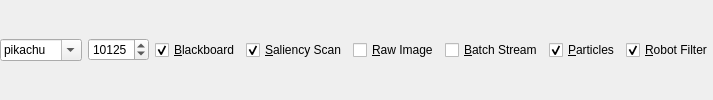
<?xml version="1.0" encoding="UTF-8"?>
<ui version="4.0">
 <class>ConnectionBar</class>
 <widget class="QDockWidget" name="ConnectionBar">
  <property name="allowedAreas">
   <set>Qt::BottomDockWidgetArea|Qt::TopDockWidgetArea</set>
  </property>
  <property name="windowTitle">
   <string>Connect to ...</string>
  </property>
  <widget class="QWidget" name="connectionBarContents">
   <layout class="QHBoxLayout" name="horizontalLayout">
    <property name="margin">
     <number>0</number>
    </property>
    <item>
     <widget class="QComboBox" name="cbHost">
      <property name="toolTip">
       <string>Hostname or IP to connect to</string>
      </property>
      <property name="editable">
       <bool>true</bool>
      </property>
      <item>
       <property name="text">
        <string>pikachu</string>
       </property>
      </item>
      <item>
       <property name="text">
        <string>ditto</string>
       </property>
      </item>
      <item>
       <property name="text">
        <string>eevee</string>
       </property>
      </item>
      <item>
       <property name="text">
        <string>rapidash</string>
       </property>
      </item>
      <item>
       <property name="text">
        <string>abra</string>
       </property>
      </item>
      <item>
       <property name="text">
        <string>mew</string>
       </property>
      </item>
      <item>
       <property name="text">
        <string>apollo</string>
       </property>
      </item>
      <item>
       <property name="text">
        <string>athena</string>
       </property>
      </item>
      <item>
       <property name="text">
        <string>r2d2</string>
       </property>
      </item>
      <item>
       <property name="text">
        <string>han</string>
       </property>
      </item>
      <item>
       <property name="text">
        <string>rey</string>
       </property>
      </item>
      <item>
       <property name="text">
        <string>yoda</string>
       </property>
      </item>
      <item>
       <property name="text">
        <string>bb8</string>
       </property>
      </item>
      <item>
       <property name="text">
        <string>chewie</string>
       </property>
      </item>
      <item>
       <property name="text">
        <string>tyr</string>
       </property>
      </item>
      <item>
       <property name="text">
        <string>freya</string>
       </property>
      </item>
      <item>
       <property name="text">
        <string>loki</string>
       </property>
      </item>
      <item>
       <property name="text">
        <string>odin</string>
       </property>
      </item>
      <item>
       <property name="text">
        <string>thor</string>
       </property>
      </item>
      <item>
       <property name="text">
        <string>yoshi</string>
       </property>
      </item>
      <item>
       <property name="text">
        <string>toad</string>
       </property>
      </item>
      <item>
       <property name="text">
        <string>mario</string>
       </property>
      </item>
      <item>
       <property name="text">
        <string>starbuck</string>
       </property>
      </item>
      <item>
       <property name="text">
        <string>helo</string>
       </property>
      </item>
      <item>
       <property name="text">
        <string>gill</string>
       </property>
      </item>
      <item>
       <property name="text">
        <string>nemo</string>
       </property>
      </item>
      <item>
       <property name="text">
        <string>pearl</string>
       </property>
      </item>
      <item>
       <property name="text">
        <string>bruce</string>
       </property>
      </item>
      <item>
       <property name="text">
        <string>dory</string>
       </property>
      </item>
      <item>
       <property name="text">
        <string>squirt</string>
       </property>
      </item>
      <item>
       <property name="text">
        <string>aragorn</string>
       </property>
      </item>
      <item>
       <property name="text">
        <string>legolas</string>
       </property>
      </item>
      <item>
       <property name="text">
        <string>frodo</string>
       </property>
      </item>
      <item>
       <property name="text">
        <string>treebeard</string>
       </property>
      </item>
      <item>
       <property name="text">
        <string>gandalf</string>
       </property>
      </item>
      <item>
       <property name="text">
        <string>gimli</string>
       </property>
      </item>
     </widget>
    </item>
    <item>
     <widget class="QSpinBox" name="sbPort">
       <property name="minimum">
         <number>0</number>
       </property>
       <property name="maximum">
         <number>65535</number>
       </property>
       <property name="value">
         <number>10125</number>
       </property>
     </widget>
    </item>
    <item>
     <widget class="QCheckBox" name="cbBlackboard">
      <property name="toolTip">
       <string>Blackboard</string>
      </property>
      <property name="text">
       <string>&amp;Blackboard</string>
      </property>
      <property name="shortcut">
       <string>Alt+B</string>
      </property>
      <property name="checked">
       <bool>true</bool>
      </property>
      <attribute name="buttonGroup">
       <string>bgMasks</string>
      </attribute>
     </widget>
    </item>
    <item>
     <widget class="QCheckBox" name="cbSaliency">
      <property name="toolTip">
       <string>Saliency Scan</string>
      </property>
      <property name="text">
       <string>&amp;Saliency Scan</string>
      </property>
      <property name="shortcut">
       <string>Alt+S</string>
      </property>
      <property name="checked">
       <bool>true</bool>
      </property>
      <attribute name="buttonGroup">
       <string>bgMasks</string>
      </attribute>
     </widget>
    </item>
    <item>
     <widget class="QCheckBox" name="cbRaw">
      <property name="toolTip">
       <string>Raw Image</string>
      </property>
      <property name="text">
       <string>&amp;Raw Image</string>
      </property>
      <property name="shortcut">
       <string>Alt+R</string>
      </property>
      <attribute name="buttonGroup">
       <string>bgMasks</string>
      </attribute>
     </widget>
    </item>
    <item>
     <widget class="QCheckBox" name="cbBatch">
      <property name="toolTip">
       <string>Batch Stream</string>
      </property>
      <property name="text">
       <string>&amp;Batch Stream</string>
      </property>
      <property name="shortcut">
       <string>Alt+A</string>
      </property>
      <attribute name="buttonGroup">
       <string>bgMasks</string>
      </attribute>
     </widget>
    </item>
    <item>
     <widget class="QCheckBox" name="cbParticles">
      <property name="text">
       <string>&amp;Particles</string>
      </property>
      <property name="shortcut">
       <string>Alt+P</string>
      </property>
      <property name="checked">
         <bool>true</bool>
      </property>
      <attribute name="buttonGroup">
       <string>bgMasks</string>
      </attribute>
     </widget>
    </item>
    <item>
     <widget class="QCheckBox" name="cbRobotFilter">
        <property name="text">
           <string>&amp;Robot Filter</string>
        </property>
        <property name="shortcut">
           <string>Alt+F</string>
        </property>
        <property name="checked">
           <bool>true</bool>
        </property>
        <attribute name="buttonGroup">
           <string>bgMasks</string>
        </attribute>
     </widget>
    </item>
   </layout>
  </widget>
 </widget>
 <resources/>
 <connections/>
 <buttongroups>
  <buttongroup name="bgMasks">
   <property name="exclusive">
    <bool>false</bool>
   </property>
  </buttongroup>
 </buttongroups>
</ui>
